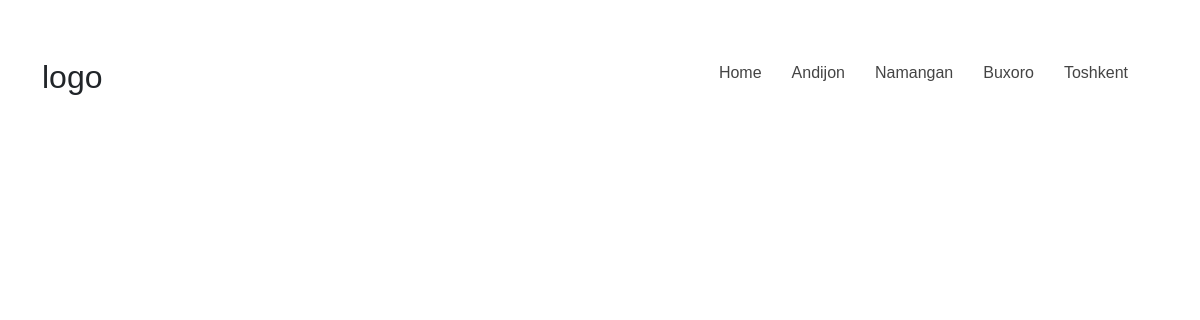
The page /buxoro/ on the database as committed earlier.
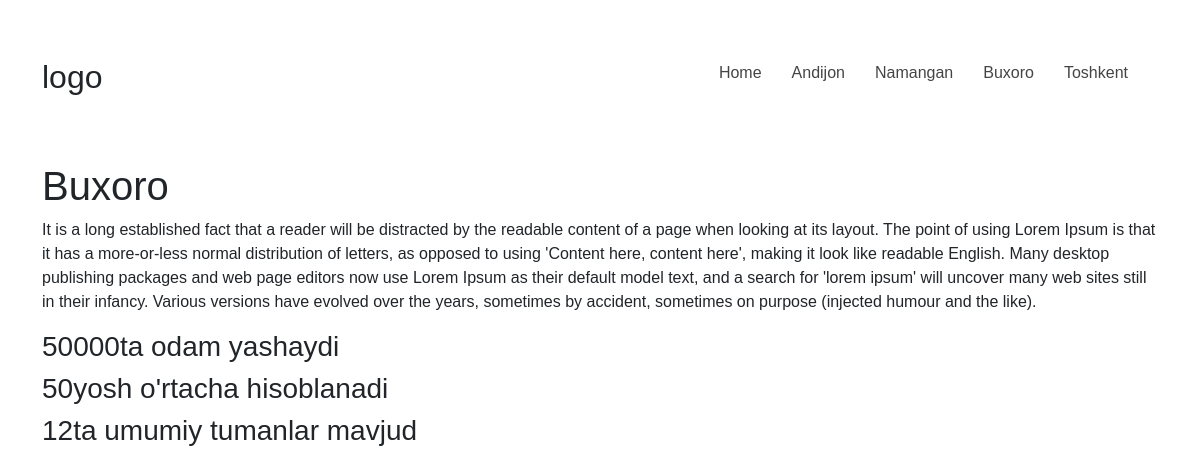
The same page on the database as committed later.
### blog/models.py (models this page shows, shortened)
class Buxoro(models.Model):
    viloyat = models.CharField(max_length=60)
    viloyat_haqida = models.TextField(max_length=700)
    odam_soni = models.IntegerField()
    ortacha_yosh = models.IntegerField()
    tumanlar_soni = models.IntegerField()

### blog/views.py (the view)
# urls.py: path("buxoro/", buxoro),
def buxoro(request):
    buxoro_malumot = Buxoro.objects.all()
    context = {
        "buxoro_content": buxoro_malumot
    }
    return render(request, 'buxoro.html', context)

### templates/buxoro.html (shortened to what this page needs)
{% extends 'asosiy.html' %}
{% block content %}
<div class="container">
    {% for x in buxoro_content %}
    <div class="buxoro">
        <h1>{{ x.viloyat }}</h1>
        <p>{{ x.viloyat_haqida }}</p>
        <h3>{{ x.odam_soni }}ta odam yashaydi </h3>
        <h3>{{ x.ortacha_yosh }}yosh o'rtacha hisoblanadi </h3>
        <h3>{{ x.tumanlar_soni }}ta umumiy tumanlar mavjud</h3>
    </div>
    {% endfor %}
</div>
{% endblock %}

Rows that differ between the two databases and show on the page:
added Buxoro: viloyat "Buxoro", viloyat_haqida "It is a long established fact that a reader will be distracted by the readable content of a page when looking at its layout. The point of using Lorem Ipsum is that it has a more-or-less normal distribution of letters, as opposed to using 'Content here, content here', making it look like readable English. Many desktop publishing packages and web page editors now use Lorem Ipsum as their default model text, and a search for 'lorem ipsum' will uncover many web sites still in their infancy. Various versions have evolved over the years, sometimes by accident, sometimes on purpose (injected humour and the like).", odam_soni "50000", ortacha_yosh "50", tumanlar_soni "12"
